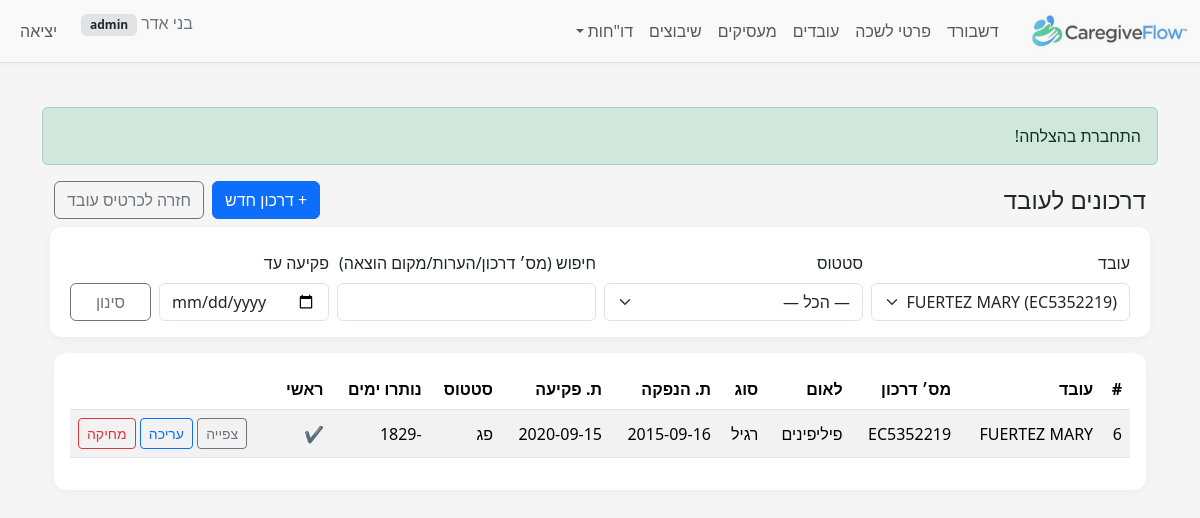
The app's page /index.php?r=passports&employee_id=2 (signed in) with its own data.
### tables this page shows
CREATE TABLE `employee_passports` (
  `id` bigint(20) UNSIGNED NOT NULL,
  `employee_id` bigint(20) UNSIGNED NOT NULL,
  `passport_number` varchar(60) NOT NULL,
  `passport_type_code` tinyint(3) UNSIGNED DEFAULT NULL,
  `country_code` int(10) UNSIGNED DEFAULT NULL,
  `issue_date` date DEFAULT NULL,
  `expiry_date` date DEFAULT NULL,
  `is_primary` tinyint(1) NOT NULL DEFAULT 0,
  `primary_employee_id` bigint(20) UNSIGNED DEFAULT NULL,
  `issue_place` varchar(120) DEFAULT NULL,
  `status_code` tinyint(3) UNSIGNED DEFAULT NULL,
  `notes` text DEFAULT NULL,
  `created_at` timestamp NULL DEFAULT current_timestamp(),
  `updated_at` timestamp NULL DEFAULT current_timestamp() ON UPDATE current_timestamp()
);

CREATE TABLE `employees` (
  `id` bigint(20) UNSIGNED NOT NULL,
  `passport_number` varchar(20) NOT NULL,
  `country_of_citizenship` int(10) UNSIGNED DEFAULT NULL,
  `country_symbol_moi` int(10) UNSIGNED DEFAULT NULL COMMENT 'MoI country numeric code (BAFI)',
  `last_name` varchar(20) NOT NULL,
  `last_name_he` varchar(20) DEFAULT NULL,
  `first_name_he` varchar(20) DEFAULT NULL,
  `first_name` varchar(20) NOT NULL,
  `father_name_en` varchar(20) DEFAULT NULL,
  `mother_name_en` varchar(20) DEFAULT NULL COMMENT 'Mother name (EN, 20)',
  `gender_code` tinyint(3) UNSIGNED DEFAULT NULL,
  `marital_status_code` tinyint(3) UNSIGNED DEFAULT NULL,
  `birth_date` date DEFAULT NULL,
  `phone` varchar(30) DEFAULT NULL,
  `phone_prefix_il` varchar(4) DEFAULT NULL,
  `phone_number_il` varchar(9) DEFAULT NULL,
  `phone_alt` varchar(30) DEFAULT NULL,
  `email` varchar(120) DEFAULT NULL,
  `city_code` int(10) UNSIGNED DEFAULT NULL,
  `street_code` int(10) UNSIGNED DEFAULT NULL,
  `house_no` varchar(10) DEFAULT NULL,
  `apartment` varchar(10) DEFAULT NULL,
  `zipcode` varchar(10) DEFAULT NULL,
  `abroad_city` varchar(60) DEFAULT NULL,
  `abroad_street` varchar(60) DEFAULT NULL,
  `abroad_house_no` varchar(10) DEFAULT NULL,
  `abroad_postal_code` varchar(10) DEFAULT NULL,
  `entry_date` date DEFAULT NULL,
  `visa_type` varchar(30) DEFAULT NULL,
  `visa_expiry` date DEFAULT NULL,
  `work_permit_number` varchar(40) DEFAULT NULL,
  `work_permit_issue` date DEFAULT NULL,
  `work_permit_expiry` date DEFAULT NULL,
  `is_active` tinyint(1) NOT NULL DEFAULT 1,
  `employment_status_code` tinyint(3) UNSIGNED DEFAULT NULL COMMENT 'BAFI status/end reason code (00/03/..)',
  `status_change_date` date DEFAULT NULL COMMENT 'BAFI status change date (yyyymmdd)',
  `notes` text DEFAULT NULL,
  `record_type_code` tinyint(3) UNSIGNED DEFAULT NULL COMMENT 'BAFI record type (01=new;02=new-to-agency;03=change employer;04=details/bank update)',
  `mana_type_code` tinyint(3) UNSIGNED DEFAULT NULL COMMENT 'BAFI batch/mana type (01..06)',
  `remarks_internal` text DEFAULT NULL,
  `created_at` timestamp NOT NULL DEFAULT current_timestamp(),
  `updated_at` timestamp NULL DEFAULT current_timestamp() ON UPDATE current_timestamp(),
  `passport_issue_date` date DEFAULT NULL,
  `passport_expiry_date` date DEFAULT NULL,
  `country_code` int(11) DEFAULT NULL,
  `phone_mobile` varchar(30) DEFAULT NULL,
  `phone_home` varchar(30) DEFAULT NULL,
  `id_type_code` varchar(10) DEFAULT NULL COMMENT 'Code: type of ID (e.g., passport/teudat-zehut)',
  `id_number` varchar(32) DEFAULT NULL,
  `visa_type_code` varchar(20) DEFAULT NULL,
  `arrival_date` date DEFAULT NULL,
  `bank_name` varchar(100) DEFAULT NULL,
  `bank_branch` varchar(20) DEFAULT NULL,
  `bank_account` varchar(34) DEFAULT NULL,
  `bank_foreign_country_code` int(10) UNSIGNED DEFAULT NULL COMMENT 'BAFI bank country numeric code',
  `bank_city_foreign` varchar(60) DEFAULT NULL,
  `bank_street_foreign` varchar(60) DEFAULT NULL,
  `bank_house_no_foreign` varchar(10) DEFAULT NULL,
  `bank_code_foreign` varchar(10) DEFAULT NULL,
  `bank_name_foreign` varchar(60) DEFAULT NULL,
  `bank_branch_code_foreign` varchar(10) DEFAULT NULL,
  `bank_branch_name_foreign` varchar(60) DEFAULT NULL,
  `bank_swift` varchar(25) DEFAULT NULL,
  `bank_iban` varchar(40) DEFAULT NULL,
  `beneficiary_last_name` varchar(60) DEFAULT NULL,
  `beneficiary_first_name` varchar(60) DEFAULT NULL,
  `permit_number_bafi` varchar(15) DEFAULT NULL COMMENT 'BAFI permit number (mirror of work_permit_number if used)',
  `spouse_name_en` varchar(20) DEFAULT NULL COMMENT 'Spouse name (EN, 20)',
  `spouse_in_israel` tinyint(1) UNSIGNED DEFAULT NULL COMMENT 'Spouse in Israel? 1=yes, 0=no, NULL=unknown',
  `representative_abroad_name` varchar(20) DEFAULT NULL COMMENT 'Representative abroad name (20)',
  `health_ins_issue_date` date DEFAULT NULL COMMENT 'Health insurance - issue date',
  `health_ins_expiry` date DEFAULT NULL COMMENT 'Health insurance - expiry date',
  `metash_mana_number` varchar(20) DEFAULT NULL COMMENT 'METaSH - Mana number (20)',
  `metash_registration_date` date DEFAULT NULL COMMENT 'METaSH - registration date'
);

CREATE TABLE `countries` (
  `country_code` int(10) UNSIGNED NOT NULL,
  `name_he` varchar(100) NOT NULL
);

CREATE TABLE `passport_type_codes` (
  `passport_type_code` tinyint(3) UNSIGNED NOT NULL,
  `name_he` varchar(80) NOT NULL
);

### src/controllers/PassportsController.php (called while the page is built, shortened)
<?php
require_once __DIR__ . '/../models/Passport.php';
require_once __DIR__ . '/../services/PassportService.php';
class PassportsController
{
    public static function index(PDO $pdo)
    {
        $m = new Passport($pdo);
        $filters = [
            'employee_id'   => $_GET['employee_id'] ?? null,
            'status'        => $_GET['status'] ?? null,
            'q'             => $_GET['q'] ?? null,
            'expires_until' => $_GET['expires_until'] ?? null,
        ];
        $page    = max(1, (int)($_GET['page'] ?? 1));
        $limit   = min(100, max(5, (int)($_GET['per_page'] ?? 25)));
        $offset  = max(0, ($page - 1) * $limit);
        $rows    = $m->all($filters, $limit, $offset);
        $employees     = self::employees_for_select($pdo);
        $country_codes = self::country_codes($pdo);
        require __DIR__.'/../../views/passports/index.php';
    }
    private static function employees_for_select(PDO $pdo): array
    {
        $sql = "SELECT id, first_name, last_name, passport_number FROM employees ORDER BY last_name, first_name";
        return $pdo->query($sql)->fetchAll(PDO::FETCH_ASSOC);
    }
    private static function country_codes(PDO $pdo): array
    {
        $rows = $pdo->query("SELECT country_code AS code, name_he FROM countries ORDER BY name_he")
                    ->fetchAll(PDO::FETCH_ASSOC);
        $out = []; foreach ($rows as $r) { $out[(int)$r['code']] = $r['name_he']; } return $out;
    }
}

### public/index.php (called while the page is built, shortened)
<?php
require __DIR__ . '/../src/helpers.php';
$pdo = db();
$route = $_GET['r'] ?? 'dashboard/index';
[$ctrl, $action] = array_pad(explode('/', $route, 2), 2, 'index');
$action = strtok($action, '&?');
$action = preg_replace('/[^A-Za-z0-9_]/', '', $action);
$controllerClass = preg_replace('/[^A-Za-z0-9]/', '', ucwords(str_replace(['_', '-'], ' ', $ctrl))) . 'Controller';
call_user_func([$controllerClass, $action], $pdo);

### src/helpers.php (called while the page is built, shortened)
<?php
function e($str): string { return htmlspecialchars((string)$str, ENT_QUOTES | ENT_SUBSTITUTE, 'UTF-8'); }

### src/models/Passport.php (called while the page is built, shortened)
<?php
class Passport
{
    private $pdo;
    public function __construct(PDO $pdo)
    {
        $this->pdo = $pdo;
    }
    public function all(array $filters = [], int $limit = 25, int $offset = 0): array
    {
        $where = [];
        $params = [];
        if (!empty($filters['employee_id'])) {
            $where[] = 'p.employee_id = :employee_id';
            $params[':employee_id'] = (int)$filters['employee_id'];
        }
        $whereSql = $where ? ('WHERE ' . implode(' AND ', $where)) : '';
        $sql = "SELECT p*, e.first_name, e.last_name, e.passport_number AS employee_passport,
                       sc.name_he AS status_name,
                       tc.name_he AS type_name,
                       c.name_he  AS country_name
                  FROM employee_passports p
             LEFT JOIN employees e ON e.id = p.employee_id
             LEFT JOIN passport_status_codes  sc ON sc.passport_status_code  = p.status_code
             LEFT JOIN passport_type_codes    tc ON tc.passport_type_code    = p.passport_type_code
             LEFT JOIN countries              c  ON c.country_code           = p.country_code
                  $whereSql
              ORDER BY p.is_primary DESC, COALESCE(p.expiry_date, '9999-12-31') ASC, p.id DESC
                 LIMIT :limit OFFSET :offset";
        $sql = str_replace('SELECT p*', 'SELECT p.*', $sql);
        $stmt = $this->pdo->prepare($sql);
        foreach ($params as $k => $v) {
            $stmt->bindValue($k, $v);
        }
        $stmt->bindValue(':limit', $limit, PDO::PARAM_INT);
        $stmt->bindValue(':offset', $offset, PDO::PARAM_INT);
        $stmt->execute();
        return $stmt->fetchAll(PDO::FETCH_ASSOC);
    }
}

### src/services/PassportService.php (called while the page is built, shortened)
<?php
class PassportService
{
    public static function derivedStatusCode($status_code, ?string $expiry_date): ?string
    {
        if ($expiry_date && strtotime($expiry_date) < strtotime('today')) {
            return 'expired';
        }
        return is_numeric($status_code) ? (int)$status_code : null;
    }
    public static function daysUntilExpiry(?string $expiry_date): ?int
    {
        $d = (new DateTime($expiry_date))->setTime(0,0,0);
        $t = (new DateTime('today'))->setTime(0,0,0);
        return (int)$t->diff($d)->format('%r%a');
    }
    private static function isDate(string $d): bool
    {
        return (bool)preg_match('/^\d{4}-\d{2}-\d{2}$/', $d);
    }
}

### views/passports/index.php (the view, shortened to what this page needs)
<?php require __DIR__ . '/../layout/header.php'; ?>
<div class="container" dir="rtl">
    <div class="d-flex justify-content-between align-items-center mb-3">
        <h1 class="h4 mb-0">דרכונים לעובד</h1>
        <div class="d-flex gap-2">
            <a class="btn btn-primary" href="?r=passports/create&employee_id=<?= e($filters['employee_id']) ?>">+ דרכון חדש</a>
            <a class="btn btn-outline-secondary" href="?r=employees/show&id=<?= e($filters['employee_id']) ?>">חזרה לכרטיס עובד</a>
        </div>
    </div>
    <form class="row g-2 mb-3" method="get" action="">
        <div class="col-md-3">
            <label class="form-label">עובד</label>
            <select name="employee_id" class="form-select">
                <?php foreach ($employees as $emp): ?>
                    <?php $selected = ((string)$emp['id'] === (string)($_GET['employee_id'] ?? '')) ? 'selected' : ''; ?>
                    <option value="<?= e($emp['id']) ?>" <?= $selected ?>>
                        <?= e($emp['last_name'].' '.$emp['first_name'].' ('.$emp['passport_number'].')') ?>
                    </option>
                <?php endforeach; ?>
            </select>
        </div>
        <div class="col-md-3">
            <label class="form-label">סטטוס</label>
            <select name="status" class="form-select">
                <option value="">— הכל —</option>
            </select>
        </div>
        <div class="col-md-3">
            <label class="form-label">חיפוש (מס׳ דרכון/הערות/מקום הוצאה)</label>
            <input type="text" name="q" class="form-control" value="<?= e($_GET['q'] ?? '') ?>">
        </div>
        <div class="col-md-2">
            <label class="form-label">פקיעה עד</label>
            <input type="date" name="expires_until" class="form-control" value="<?= e($_GET['expires_until'] ?? '') ?>">
        </div>
        <div class="col-md-1 d-flex align-items-end">
            <button class="btn btn-outline-secondary w-100">סינון</button>
        </div>
    </form>
    <div class="table-responsive">
        <table class="table table-striped align-middle">
            <thead>
                <tr>
                    <th>#</th>
                    <th>עובד</th>
                    <th>מס׳ דרכון</th>
                    <th>לאום</th>
                    <th>סוג</th>
                    <th>ת. הנפקה</th>
                    <th>ת. פקיעה</th>
                    <th>סטטוס</th>
                    <th>נותרו ימים</th>
                    <th>ראשי</th>
                    <th></th>
                </tr>
            </thead>
            <tbody>
            <?php foreach ($rows as $row): ?>
                <?php
                    $derived = PassportService::derivedStatusCode($row['status_code'] ?? null, $row['expiry_date'] ?? null);
                    $days    = PassportService::daysUntilExpiry($row['expiry_date'] ?? null);
                ?>
                <tr>
                    <td><?= e($row['id']) ?></td>
                    <td>
                        <?= e($row['last_name'].' '.$row['first_name']) ?><br>
                    </td>
                    <td><?= e($row['passport_number']) ?></td>
                    <td><?= e($row['country_name'] ?? ($row['country_code']!==null?($country_codes[(int)$row['country_code']]??''):'')) ?></td>
                    <td><?= e($row['type_name'] ?? ($row['passport_type_code']!==null?($type_codes[(int)$row['passport_type_code']]??''):'')) ?></td>
                    <td><?= e($row['issue_date']) ?></td>
                    <td><?= e($row['expiry_date']) ?></td>
                    <td>
                        <?php if ($derived === 'expired'): ?>
                            פג
                        <?php else: ?>
                            <?= e($row['status_name'] ?? ($status_codes[(int)$row['status_code']] ?? '')) ?>
                        <?php endif; ?>
                    </td>
                    <td><?= is_null($days)?'—':e($days) ?></td>
                    <td><?= !empty($row['is_primary']) ? '✔' : '' ?></td>
                    <td class="text-end">
                        <a class="btn btn-sm btn-outline-secondary" href="?r=passports/view&id=<?= e($row['id']) ?>&employee_id=<?= e($filters['employee_id']) ?>">צפייה</a>
                        <a class="btn btn-sm btn-outline-primary" href="?r=passports/edit&id=<?= e($row['id']) ?>&employee_id=<?= e($filters['employee_id']) ?>">עריכה</a>
                        <a class="btn btn-sm btn-outline-danger" href="?r=passports/delete&id=<?= e($row['id']) ?>" onclick="return confirm('למחוק?');">מחיקה</a>
                    </td>
                </tr>
            <?php endforeach; ?>
            </tbody>
        </table>
    </div>
</div>
<?php require __DIR__ . '/../layout/footer.php'; ?>

### public/assets/css/style.css (style rules this page uses)
body { background-color: #f5f5f5; color: #212529; }
.table-responsive { background: #fff; padding: 1rem; border-radius: .75rem; box-shadow: 0 2px 10px rgba(0,0,0,.04); }
main.container form { background: #fff; padding: 1rem; border-radius: .75rem; box-shadow: 0 2px 10px rgba(0,0,0,.04); }

### records on screen
employee_passports: id "6", employee.first_name "FUERTEZ MARY", passport_number "EC5352219", country_code.name_he "פיליפינים", passport_type_code.name_he "רגיל", issue_date "2015-09-16", expiry_date "2020-09-15", shows "פג", expiry_date "-1829"

### other values on screen
$u['display_name'] "בני אדר"
$u['role'] "admin"
$f['msg'] "התחברת בהצלחה!"
form field employee_id "FUERTEZ MARY (EC5352219)"
